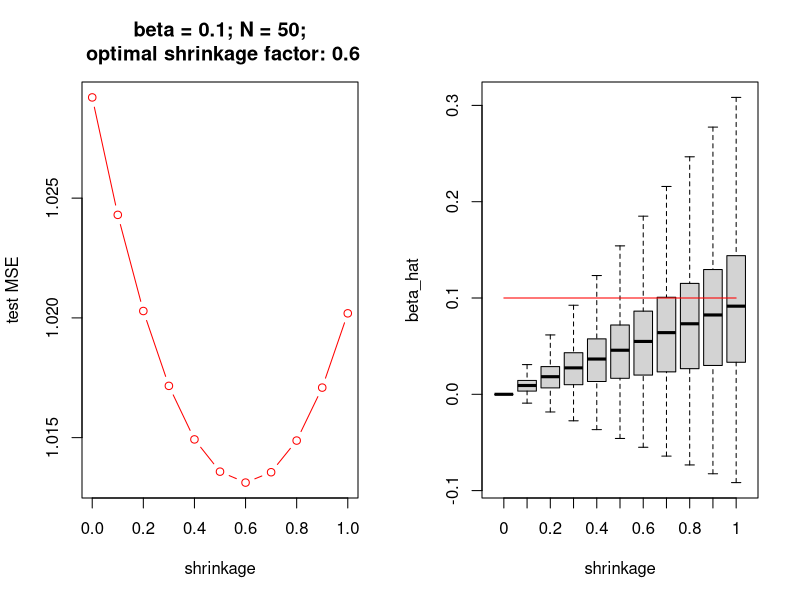
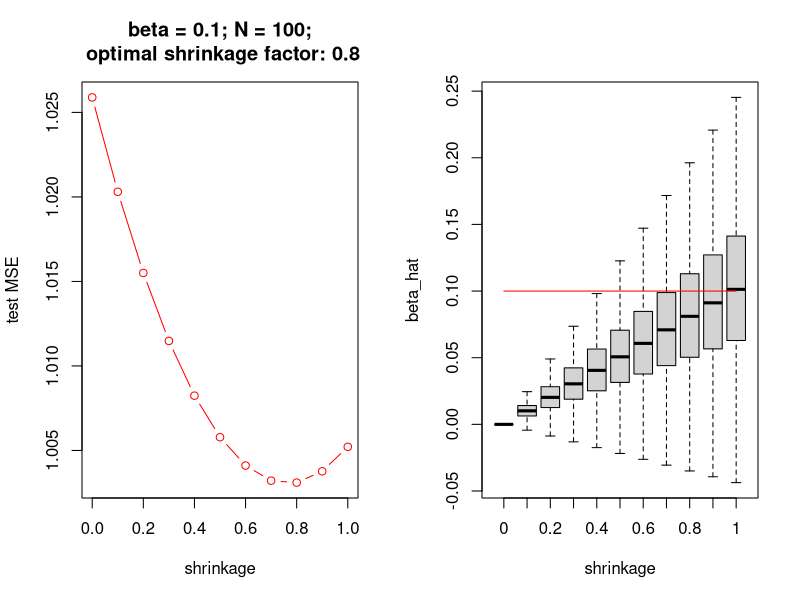
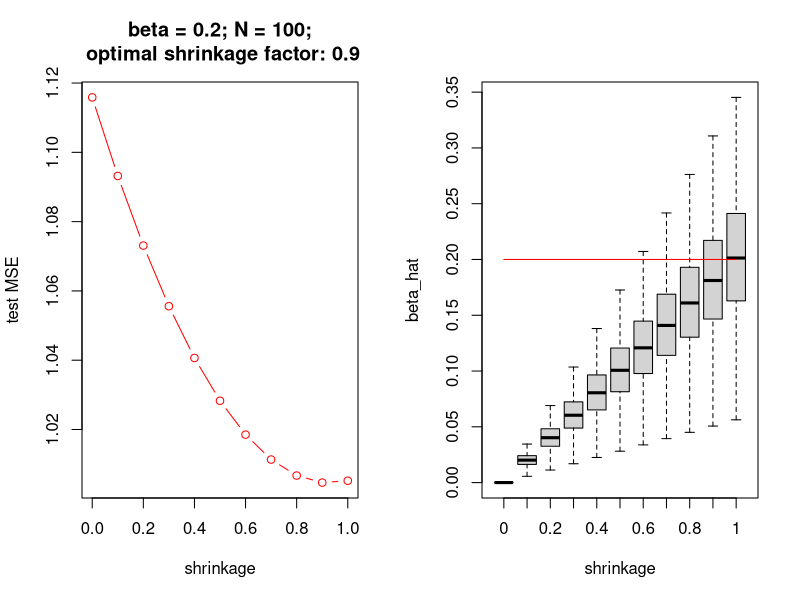

The R source for these figures, in order:
## function for exercise 1, see exercise document for description
make_ex_1 = function(beta = .1, n_train = 50) {
  n_reps = 100
  shrinkage = seq(0, 1, by = 0.1)
  mse = beta_hats = matrix(0, nrow = n_reps, ncol = length(shrinkage))
  colnames(mse) = colnames(beta_hats) = shrinkage
  set.seed(123)
  for (i in 1:n_reps) {
    ## generate training data
    x = runif(n_train, min = -3, max = 3)
    y = beta * x + rnorm(n_train)

    ## fit OLS and get parameter estimates
    fit = lm(y ~ 0 + x)
    b_ols = coef(fit)

    ## generate test data:
    xtest = runif(10000, min = -3, max = 3)
    ytest = beta * xtest + rnorm(1000)
    ## apply shrinkage and obtain predictions
    for (s in 1:length(shrinkage)) {
      ## generate predictions for test observations
      ypred = xtest * shrinkage[s] * b_ols
      mse[i, s] = mean((ytest - ypred)^2)
      beta_hats[i, s] = shrinkage[s] * b_ols
    }
  }
  par(mfrow = c(1, 2))
  min_id = which(colMeans(mse) == min(colMeans(mse)))
  ## Plot MSE versus shrinkage
  plot(
    x = shrinkage, y = colMeans(mse), type = "b",
    col = "red", xlab = "shrinkage", ylab = "test MSE",
    main = paste0(
      "beta = ", beta, "; N = ", n_train,
      ";\n optimal shrinkage factor: ",
      shrinkage[min_id]
    )
  )
  ## Plot distributions of beta estimates (add line for true value)
  boxplot(beta_hats, xlab = "shrinkage", ylab = "beta_hat", outline = FALSE)
  lines(c(1, 11), c(beta, beta), col = "red")
  ## Compute variance of the estimates
  var_est = round(apply(beta_hats, 2, var), digits = 3)
  return(list(optimal_s = shrinkage[min_id], var = var_est))
}
result1 = make_ex_1()
result2 = make_ex_1(n_train = 100)
result3 = make_ex_1(beta = 0.2, n_train = 100)
print(1)